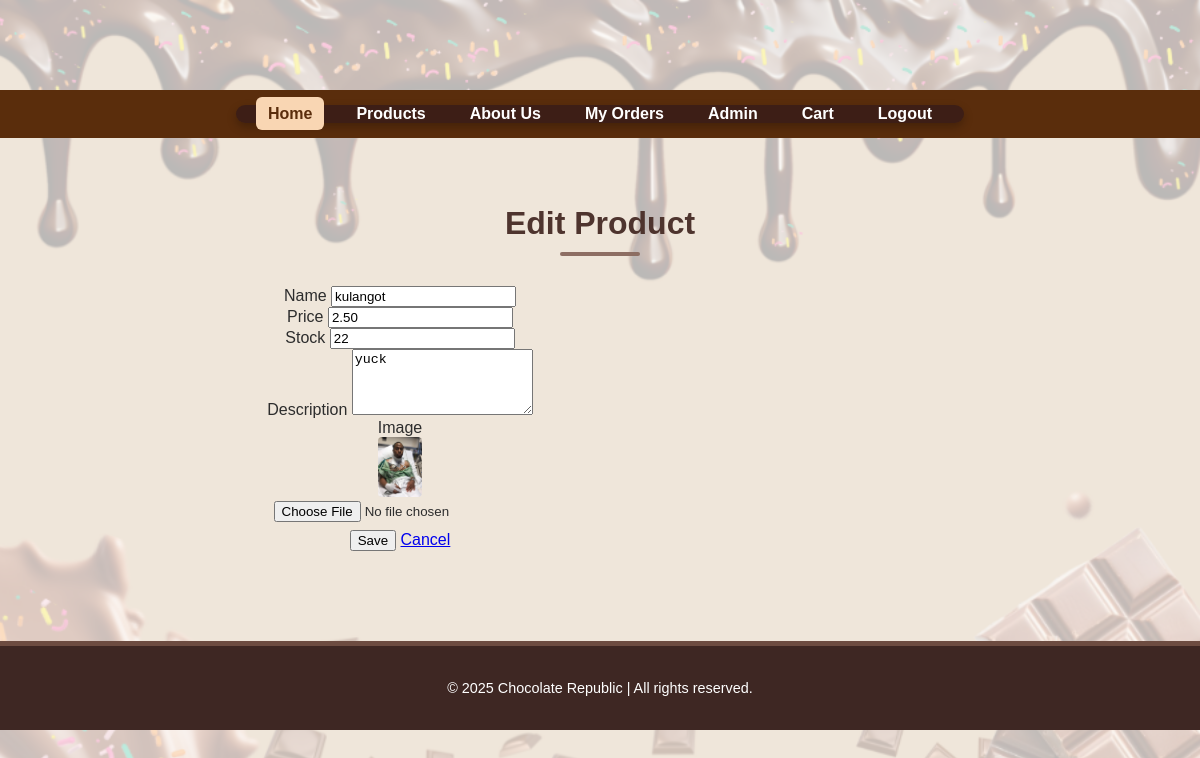
/admin/product_form.php?id=4 (signed in), run on the app's committed database.
### tables this page shows
CREATE TABLE `products` (
  `id` int(11) NOT NULL,
  `name` varchar(100) NOT NULL,
  `description` text DEFAULT NULL,
  `price` decimal(10,2) NOT NULL,
  `image` varchar(255) DEFAULT NULL,
  `stock` int(11) DEFAULT 0,
  `created_at` timestamp NOT NULL DEFAULT current_timestamp()
);

### admin/product_form.php (the view, shortened to what this page needs)
<?php
require_once __DIR__ . '/../db.php';
$id = (int)($_GET['id'] ?? 0);
$product = [ 'name' => '', 'price' => '0.00', 'description' => '', 'stock' => 0, 'image' => '' ];
if ($id) {
    $stmt = $conn->prepare('SELECT * FROM products WHERE id = ?');
    $stmt->bind_param('i', $id);
    $stmt->execute();
    $p = $stmt->get_result()->fetch_assoc();
    if ($p) { $product = $p; }
}
include __DIR__ . '/../includes/header.php';
?>
    <section class="products">
      <h2><?= $id ? 'Edit' : 'Add' ?> Product</h2>
      <form action="product_save.php" method="post" enctype="multipart/form-data" style="max-width:560px;">
        <div>
          <label>Name</label>
          <input type="text" name="name" value="<?= htmlspecialchars($product['name']) ?>" required>
        </div>
        <div>
          <label>Price</label>
          <input type="number" name="price" step="0.01" value="<?= htmlspecialchars($product['price']) ?>" required>
        </div>
        <div>
          <label>Stock</label>
          <input type="number" name="stock" min="0" value="<?= (int)$product['stock'] ?>" required>
        </div>
        <div>
          <label>Description</label>
          <textarea name="description" rows="4"><?= htmlspecialchars($product['description'] ?? '') ?></textarea>
        </div>
        <div>
    <label>Image</label>
    <?php if (!empty($product['image'])): ?>
        <?php
        $imgPath = ltrim($product['image'], '/');
        if (!file_exists(__DIR__ . '/../images/' . basename($imgPath))) {
            $imgPath = 'images/placeholder.png';
        } else {
            $imgPath = 'images/' . basename($imgPath);
        }
        ?>
        <div>
            <img src="<?= htmlspecialchars($imgPath) ?>" alt="<?= htmlspecialchars($product['name'] ?? '') ?>" style="height:60px; border-radius:4px;">
        </div>
    <?php endif; ?>
    <input type="file" name="image">
</div>
        <div style="margin-top:8px;">
          <button type="submit">Save</button>
          <a href="/admin/products.php">Cancel</a>
        </div>
      </form>
    </section>
<?php include __DIR__ . '/../includes/footer.php'; ?>

### index.css (style rules this page uses)
body::before { content: ""; position: fixed; top: 0; left: 0; width: 100%; height: 100%; background: url("images/0.png") no-repeat center center fixed; background-size: cover; opacity: 0.25; z-index: -1; }
body { margin: 0; font-family: "Poppins", sans-serif; background: #faf7f5; color: #2d2d2d; padding-top: 90px; }
.products { padding: 40px 10%; text-align: center; background: transparent; }
.products h2 { font-size: 2rem; color: #4e342e; margin-bottom: 30px; position: relative; }
.products h2::after { content: ''; display: block; width: 80px; height: 4px; background-color: #8d6e63; margin: 10px auto; border-radius: 10px; }

### data on the page
products: name "kulangot", price "2.50", stock "22", description "yuck", image (picture)
